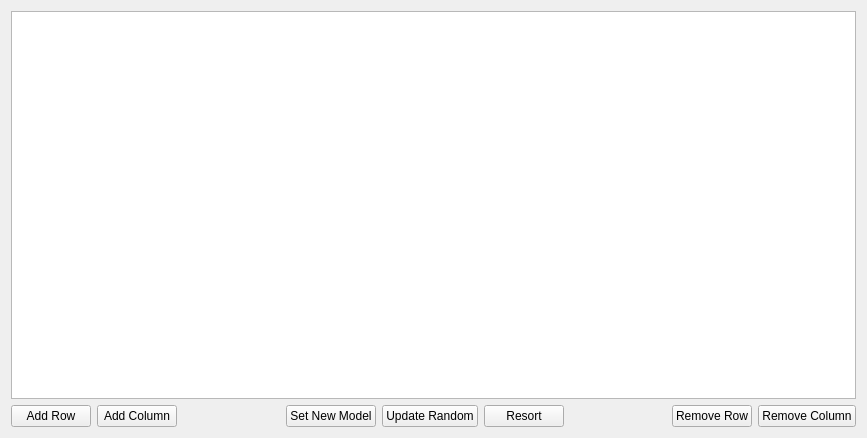
<?xml version="1.0" encoding="UTF-8"?>
<ui version="4.0">
 <class>Demo</class>
 <widget class="QWidget" name="Demo">
  <property name="geometry">
   <rect>
    <x>0</x>
    <y>0</y>
    <width>867</width>
    <height>438</height>
   </rect>
  </property>
  <property name="windowTitle">
   <string>Form</string>
  </property>
  <layout class="QVBoxLayout" name="verticalLayout">
   <item>
    <widget class="QTableView" name="table"/>
   </item>
   <item>
    <layout class="QHBoxLayout" name="horizontalLayout">
     <item>
      <widget class="QPushButton" name="addRow">
       <property name="text">
        <string>Add Row</string>
       </property>
      </widget>
     </item>
     <item>
      <widget class="QPushButton" name="addColumn">
       <property name="text">
        <string>Add Column</string>
       </property>
      </widget>
     </item>
     <item>
      <spacer name="horizontalSpacer">
       <property name="orientation">
        <enum>Qt::Horizontal</enum>
       </property>
       <property name="sizeHint" stdset="0">
        <size>
         <width>40</width>
         <height>20</height>
        </size>
       </property>
      </spacer>
     </item>
     <item>
      <widget class="QPushButton" name="setNewModel">
       <property name="text">
        <string>Set New Model</string>
       </property>
      </widget>
     </item>
     <item>
      <widget class="QPushButton" name="updateRandom">
       <property name="text">
        <string>Update Random</string>
       </property>
      </widget>
     </item>
     <item>
      <widget class="QPushButton" name="resort">
       <property name="text">
        <string>Resort</string>
       </property>
      </widget>
     </item>
     <item>
      <spacer name="horizontalSpacer_2">
       <property name="orientation">
        <enum>Qt::Horizontal</enum>
       </property>
       <property name="sizeHint" stdset="0">
        <size>
         <width>40</width>
         <height>20</height>
        </size>
       </property>
      </spacer>
     </item>
     <item>
      <widget class="QPushButton" name="removeRow">
       <property name="text">
        <string>Remove Row</string>
       </property>
      </widget>
     </item>
     <item>
      <widget class="QPushButton" name="removeColumn">
       <property name="text">
        <string>Remove Column</string>
       </property>
      </widget>
     </item>
    </layout>
   </item>
  </layout>
 </widget>
 <resources/>
 <connections/>
</ui>
